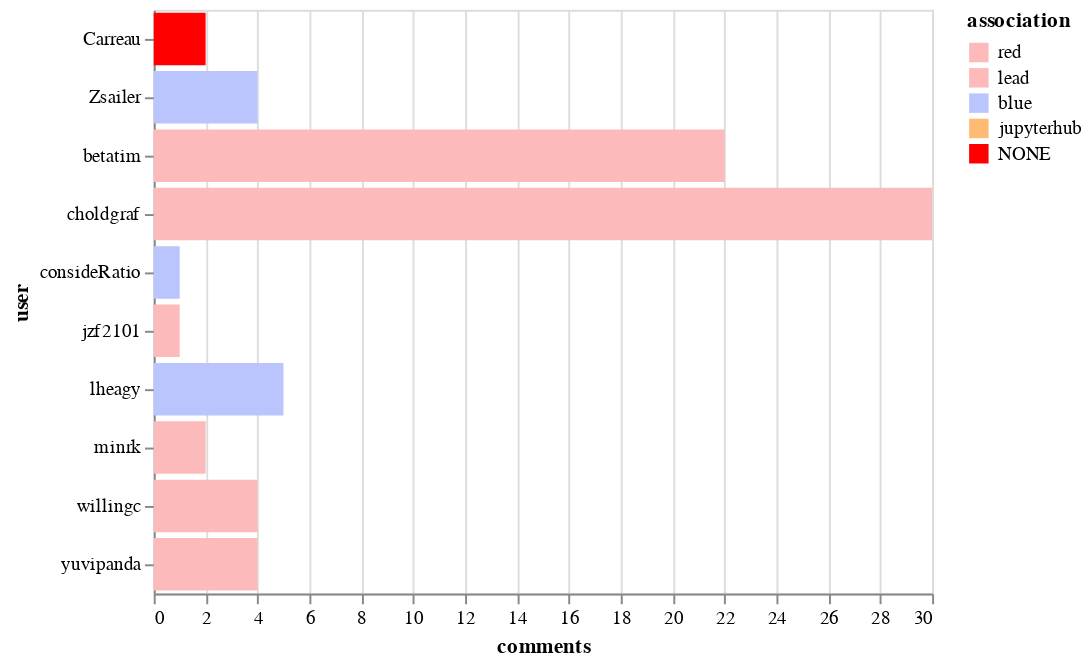

Notebook cell for this chart:
### Markdown cell above
## Top commenters

### Code cell
alt.Chart(top_commenters).mark_bar().encode(
    x='comments',
    y='user',
    color=alt.Color('association', sort=["CONTRIBUTOR", "MEMBER", "NONE"], scale=color_scale)
)

### Figure 1 — Vega-Lite specification as saved in the notebook (floating-point values rounded to 4 significant figures)
{"$schema": "https://vega.github.io/schema/vega-lite/v2.6.0.json", "config": {"view": {"height": 300, "width": 400}}, "data": {"name": "data-f3edec7bd690215463c89ede89bbcce6"}, "datasets": {"data-f3edec7bd690215463c89ede89bbcce6": [{"association": "red", "comments": 30, "user": "choldgraf"}, {"association": "red", "comments": 22, "user": "betatim"}, {"association": "blue", "comments": 5, "user": "lheagy"}, {"association": "red", "comments": 4, "user": "yuvipanda"}, {"association": "red", "comments": 4, "user": "willingc"}, {"association": "blue", "comments": 4, "user": "Zsailer"}, {"association": "lead", "comments": 2, "user": "minrk"}, {"association": "NONE", "comments": 2, "user": "Carreau"}, {"association": "red", "comments": 1, "user": "jzf2101"}, {"association": "blue", "comments": 1, "user": "consideRatio"}]}, "encoding": {"color": {"field": "association", "scale": {"domain": ["red", "lead", "blue", "jupyterhub", "NONE"], "range": ["#fdbaba", "#fdbaba", "#bac5fd", "#ffbb74", "red"]}, "sort": ["CONTRIBUTOR", "MEMBER", "NONE"], "type": "nominal"}, "x": {"field": "comments", "type": "quantitative"}, "y": {"field": "user", "type": "nominal"}}, "mark": "bar"}
